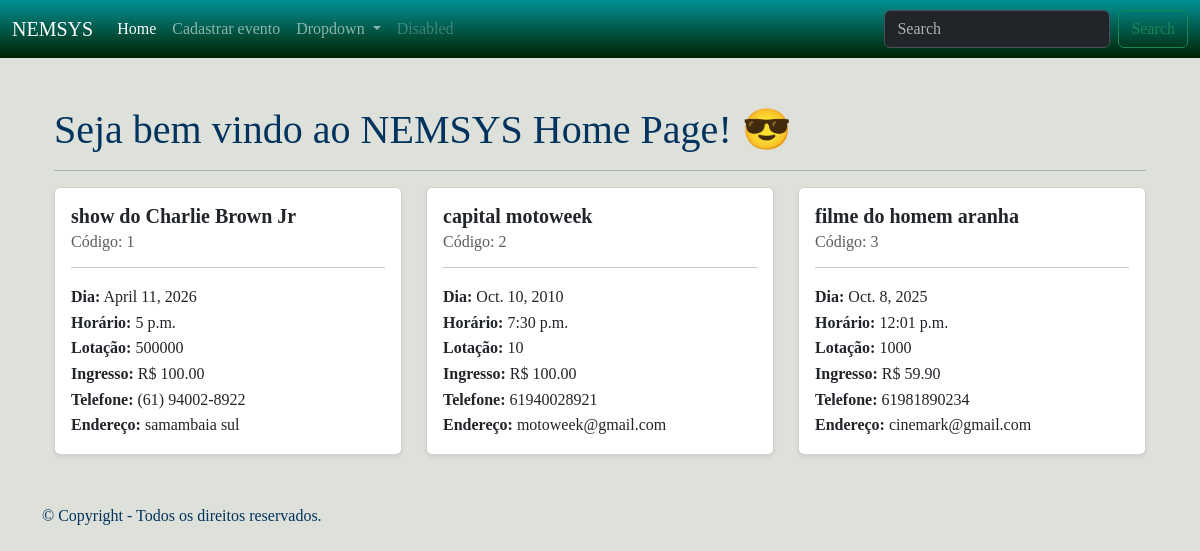
/, run on an earlier commit of the app's database.
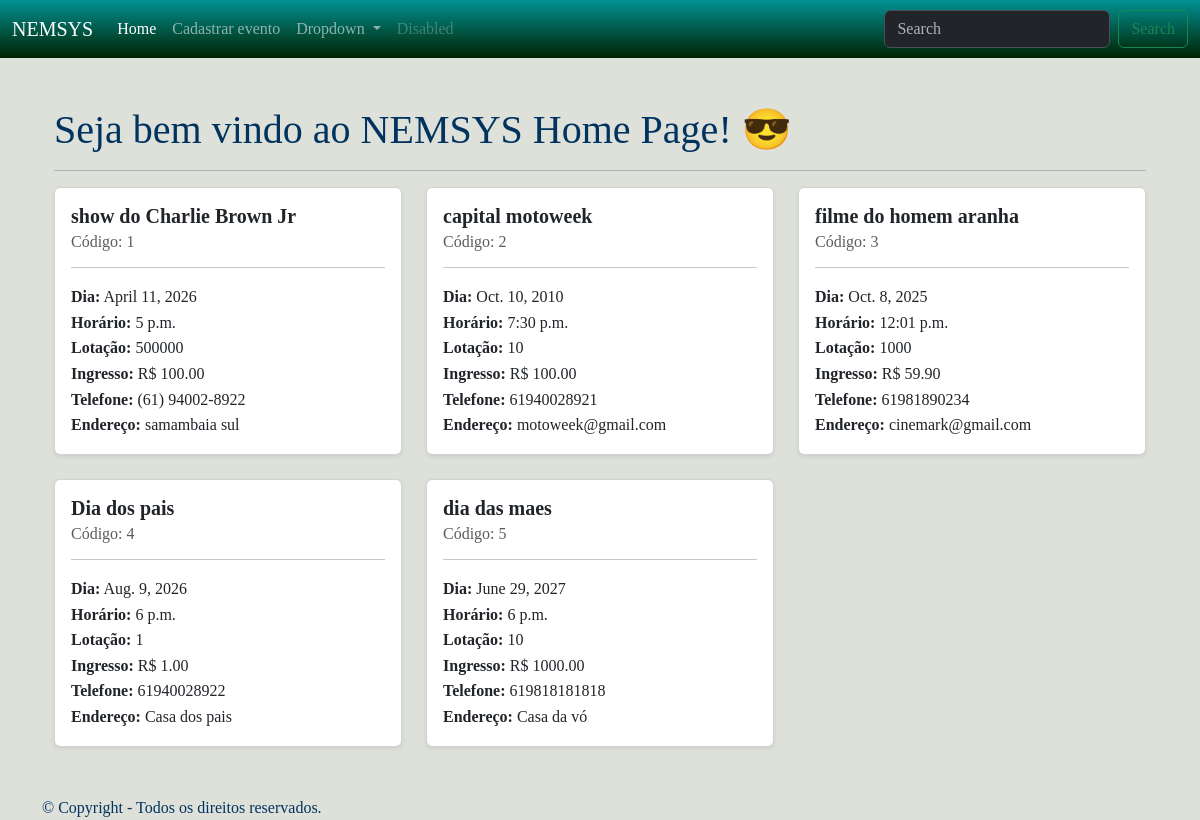
And on a later commit of the database.
### nemcrud/models.py (models this page shows, shortened)
class Evento(models.Model):
    codigo_evento = models.AutoField(primary_key=True)
    nome = models.CharField(null=False, blank=False)
    lotacao = models.IntegerField(null=True, blank=True)
    dia = models.DateField(null=False, blank=False)
    horario = models.TimeField(null=False, blank=False)
    ingresso = models.DecimalField(max_digits=10, decimal_places=2, null=True, blank=True)
    telefone = models.CharField(max_length=20, null=False, blank=False)
    endereco = models.CharField(null=False, blank=False)

### nemcrud/views.py (the view)
# urls.py: path('', views.index, name='index'),
def index(request):
    eventos = Evento.objects.all()
    return render(request, "index.html", {"eventos": eventos})

### nemcrud/templates/index.html (shortened to what this page needs)
{% extends 'base.html' %}
{% block content %}
<div class="container mt-5 mb-5">
    <h1>Seja bem vindo ao NEMSYS Home Page! 😎</h1>
    <hr>
    <div class="row row-cols-1 row-cols-md-3 g-4">
        {% for evento in eventos %}
            <div class="col">
                <div class="card h-100 shadow-sm">
                    <div class="card-body">
                        <h5 class="card-title fw-bold">{{ evento.nome }}</h5>
                        <h6 class="card-subtitle mb-2 text-muted">Código: {{ evento.codigo_evento }}</h6>
                        <hr>
                        <p class="card-text">
                            <strong>Dia:</strong> {{ evento.dia }}<br>
                            <strong>Horário:</strong> {{ evento.horario }}<br>
                            <strong>Lotação:</strong> {{ evento.lotacao }}<br>
                            <strong>Ingresso:</strong> R$ {{ evento.ingresso }}<br>
                            <strong>Telefone:</strong> {{ evento.telefone }}<br>
                            <strong>Endereço:</strong> {{ evento.endereco }}
                        </p>
                    </div>
                </div>
            </div>
        {% empty %}
            <div class="col-12">
                <div class="alert alert-info" role="alert">
                    Nenhum evento cadastrado.
                </div>
            </div>
        {% endfor %}
    </div>
</div>
{% endblock %}

### nemcrud/templates/base.html (shortened to what this page needs)
<!doctype html>
<html lang="pt-br">
  <head>
    <link href="https://cdn.jsdelivr.net/npm/bootstrap@5.3.8/dist/css/bootstrap.min.css" rel="stylesheet">
  </head>
  <body style="background-color: rgb(222, 224, 218); color:rgb(1, 51, 95); font-family:'Times New Roman', Times, serif; line-height: 1.6; min-height: 100vh; margin: 0;">
    {% include 'header.html' %}
    <main class="container">
        {% block content%}{% endblock %}
    </main>
    {% include 'footer.html' %}
  </body>
</html>

### nemcrud/templates/header.html (shortened to what this page needs)
<header>
  <nav class="navbar navbar-expand-lg" data-bs-theme="dark" style="background-image: linear-gradient(to bottom, #029194, #002200);">
    <div class="container-fluid">
      <a class="navbar-brand" href="#">NEMSYS</a>
      <div class="collapse navbar-collapse" id="navbarSupportedContent">
        <ul class="navbar-nav me-auto mb-2 mb-lg-0">
          <li class="nav-item">
            <a class="nav-link active" aria-current="page" href="#">Home</a>
          </li>
          <li class="nav-item">
            <a class="nav-link" href="{% url 'cadastrar_evento' %}">Cadastrar evento</a>
          </li>
          <li class="nav-item dropdown">
            <a
              class="nav-link dropdown-toggle"
              href="#"
              role="button"
              data-bs-toggle="dropdown"
              aria-expanded="false"
            >
              Dropdown
            </a>
          </li>
          <li class="nav-item">
            <a class="nav-link disabled" aria-disabled="true">Disabled</a>
          </li>
        </ul>
        <form class="d-flex" role="search">
          <input
            class="form-control me-2"
            type="search"
            placeholder="Search"
            aria-label="Search"
          />
          <button class="btn btn-outline-success" type="submit">Search</button>
        </form>
      </div>
    </div>
  </nav>
</header>

### nemcrud/templates/footer.html
<footer class="container">
    © Copyright - Todos os direitos reservados.
</footer>

What changed in the data, as far as the page shows it:
added Evento: nome "Dia dos pais", codigo_evento "4", dia "Aug. 9, 2026", horario "6 p.m.", lotacao "1", ingresso "1.00", telefone "61940028922", endereco "Casa dos pais"
added Evento: nome "dia das maes", codigo_evento "5", dia "June 29, 2027", horario "6 p.m.", lotacao "10", ingresso "1000.00", telefone "619818181818", endereco "Casa da vó"
